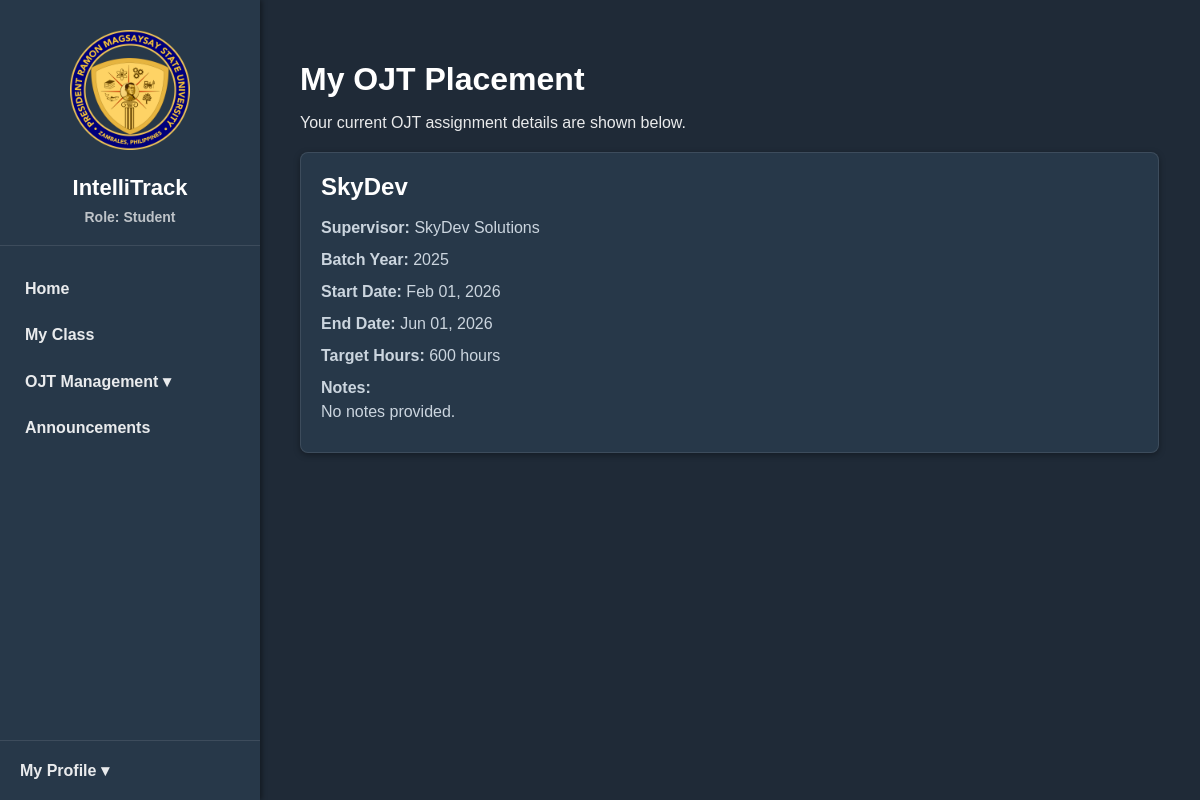
Screenshot of /student/placement/ (signed in) with the database file from the repository.
### student/models.py (models this page shows, shortened)
class OJTPlacement(models.Model):
    student = models.OneToOneField(
        User,
        on_delete=models.CASCADE,
        related_name='ojt_placement',
        limit_choices_to={'role': 'student'}
    )
    supervisor = models.ForeignKey(
        User,
        on_delete=models.SET_NULL,
        null=True,
        blank=True,
        related_name='supervised_students',
        limit_choices_to={'role': 'company'}
    )
    batch_year = models.IntegerField(
        choices=YEAR_CHOICES,
        null=True,
        blank=True
    )
    batch_year = models.IntegerField(choices=YEAR_CHOICES, null=True, blank=True)
    company_name = models.CharField(max_length=255, blank=True, null=True)
    start_date = models.DateField(blank=True, null=True)
    end_date = models.DateField(blank=True, null=True)
    target_hours = models.IntegerField(default=600)
    notes = models.TextField(blank=True, null=True)

### accounts/models.py (models this page shows, shortened)
class User(AbstractUser):
    ROLE_CHOICES = [
        ('student', 'Student'),
        ('instructor', 'Instructor'),
        ('company', 'Company Supervisor'),
        ('admin', 'Administrator'),
    ]
    role = models.CharField(max_length=20, choices=ROLE_CHOICES)

### ojt_tracker/decorators.py (the view)
        @login_required(login_url="/login/")
        def wrapper(request, *args, **kwargs):
            if request.user.role in allowed_roles:
                return view_func(request, *args, **kwargs)
            return redirect('/login')

### student/views.py (called while the page is built)
@role_required(['student'])
def student_placement(request):
    placement = getattr(request.user, "ojt_placement", None)
    return render(request, "student/student-placement.html", {
        "placement": placement
    })

### student/templates/student/student-placement.html (shortened to what this page needs)
{% extends "student/base.html" %}
{% block content %}
<h1>My OJT Placement</h1>
<p>Your current OJT assignment details are shown below.</p>
{% if placement %}
<div class="placement-card">
    <h2>{{ placement.company_name|default:"Not assigned yet" }}</h2>
    <p><strong>Supervisor:</strong>
       {{ placement.supervisor.get_full_name|default:"No supervisor assigned" }}
    </p>
    <p><strong>Batch Year:</strong>
       {{ placement.batch_year|default:"N/A" }}
    </p>
    <p><strong>Start Date:</strong>
       {{ placement.start_date|date:"M d, Y" }}
    </p>
    <p><strong>End Date:</strong>
       {{ placement.end_date|date:"M d, Y" }}
    </p>
    <p><strong>Target Hours:</strong>
       {{ placement.target_hours }} hours
    </p>
    <p><strong>Notes:</strong><br>
       {{ placement.notes|default:"No notes provided." }}
    </p>
</div>
{% else %}
<div class="placement-card">
    <p><strong>You have not been assigned an OJT placement yet. Please contact your Instructor and Administrator.</strong> </p>
</div>
{% endif %}
{% endblock %}

### student/templates/student/base.html (style rules this page uses)
body { margin: 0; font-family: Arial, Helvetica, sans-serif; background: #1F2A37; color: white; display: flex; height: 100vh; }

### student/templates/student/student-placement.html (style rules this page uses)
h1 { margin-bottom: 5px; }
p { opacity: 0.9; }
.placement-card { background: #273849; padding: 20px; border-radius: 8px; border: 1px solid rgba(255,255,255,0.1); width: 95%; margin-top: 20px; box-shadow: 0 2px 6px rgba(0,0,0,0.35); }
.placement-card h2 { margin-top: 0; margin-bottom: 15px; color: #fff; }
.placement-card p { color: #dde6ef; line-height: 1.5; margin: 8px 0; }

### rows the page displays
OJTPlacement: company_name "SkyDev", supervisor.get_full_name "SkyDev Solutions", batch_year "2025", start_date "Feb 01, 2026", end_date "Jun 01, 2026", target_hours "600", notes "No notes provided."
